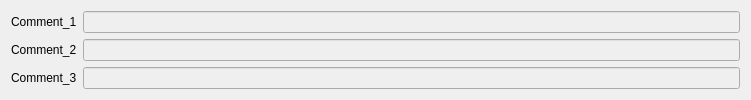
  <widget class="QWidget" name="horizontalLayoutWidget">
   <property name="geometry">
    <rect>
     <x>600</x>
     <y>780</y>
     <width>751</width>
     <height>82</height>
    </rect>
   </property>
   <layout class="QHBoxLayout" name="horizontalLayout_3">
    <item>
     <layout class="QFormLayout" name="formLayout_2">
      <item row="0" column="1">
       <widget class="QLineEdit" name="c1">
        <property name="enabled">
         <bool>false</bool>
        </property>
       </widget>
      </item>
      <item row="1" column="0">
       <widget class="QLabel" name="label_96">
        <property name="text">
         <string>Comment_2</string>
        </property>
       </widget>
      </item>
      <item row="1" column="1">
       <widget class="QLineEdit" name="c2">
        <property name="enabled">
         <bool>false</bool>
        </property>
       </widget>
      </item>
      <item row="2" column="1">
       <widget class="QLineEdit" name="c3">
        <property name="enabled">
         <bool>false</bool>
        </property>
       </widget>
      </item>
      <item row="0" column="0">
       <widget class="QLabel" name="label_97">
        <property name="enabled">
         <bool>true</bool>
        </property>
        <property name="text">
         <string>Comment_1</string>
        </property>
       </widget>
      </item>
      <item row="2" column="0">
       <widget class="QLabel" name="label_98">
        <property name="text">
         <string>Comment_3</string>
        </property>
       </widget>
      </item>
     </layout>
    </item>
   </layout>
  </widget>
